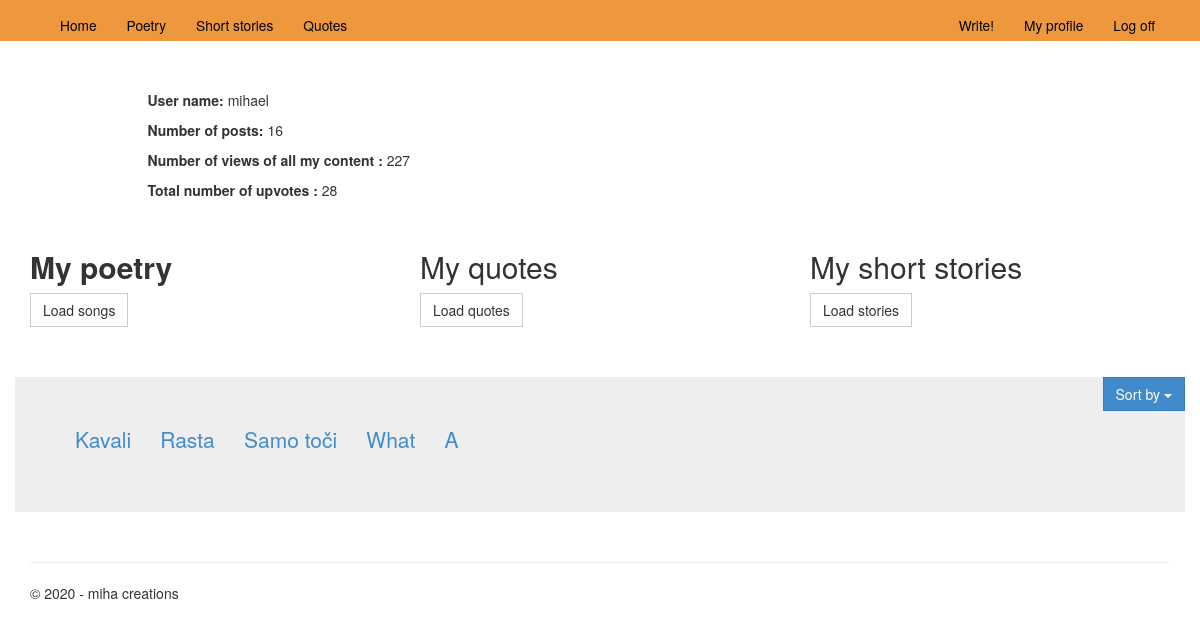
The app's page /myprofile (signed in) with its own data.
### app/models.py (models this page shows)
class ArtPublish(models.Model):
    author_id = models.ForeignKey(User, on_delete=models.CASCADE) #do I want to remove profile i.e. art when deleting user (?!)
    date = models.DateTimeField()
    views = models.BigIntegerField()
    upvotes = models.BigIntegerField()
    text = models.TextField()
    genre = models.CharField(max_length = 30)
    title = models.CharField(max_length = 100)

### app/views.py (the view)
# urls.py: url(r'^myprofile$', app.views.myprofile, name='myprofile'),
def myprofile(request):
    assert isinstance(request, HttpRequest)
    username = request.user
    try:
        print ("Attempt")
        profile_pic = UserDetails.objects.all().filter(user = username).defer("profile_pic")[0].profile_pic
    except:
        print("We did not made it")
        profile_pic = None
    songs = ArtPublish.objects.all().filter(author_id = username, genre = 'Poetry').defer("id", "title")
    numOfPosts = ArtPublish.objects.all().filter(author_id = username).count()
    numOfPosts += QuotePublish.objects.all().filter(author_id = username).count()
    numOfViews = x(ArtPublish.objects.all().filter(author_id = username).aggregate(Sum('views'))['views__sum'])
    numOfViews += x(QuotePublish.objects.all().filter(author_id = username).aggregate(Sum('views'))['views__sum'])
    numOfUpvotes = x(ArtPublish.objects.all().filter(author_id = username).aggregate(Sum('upvotes'))['upvotes__sum'])
    numOfUpvotes += x(QuotePublish.objects.all().filter(author_id = username).aggregate(Sum('upvotes'))['upvotes__sum'])
    return render(
        request,
        'app/profile.html', #add
        {
            'title':'Personal Page',
            'year':datetime.now().year,
            'username':username,
            'songs' : songs,
            'numOfPosts' : numOfPosts,
            'numOfViews': numOfViews,
            'numOfUpvotes': numOfUpvotes,
            'profile_pic': profile_pic
        }
    )

### app/views.py (called while the page is built)
def x(input):
    return 0 if input is None else input

### app/templates/app/profile.html (shortened to what this page needs)
﻿{% extends "app/layout.html" %}
{% load static %}
{% block content %}
<br />
<div class="row">
    <div class="col-md-1">
    </div>
    <div class="col-md-4">
        <div class="shiftRight">
             <p> <b> User name: </b> {{username}}</p>
             <p> <b> Number of posts: </b> {{numOfPosts}} </p>
             <p> <b> Number of views of all my content : </b> {{numOfViews}} </p>
             <p> <b> Total number of upvotes : </b> {{numOfUpvotes}} </p>
        </div>
    </div>
    <div class="col-md-4">
    </div>
</div>
<br />
<div class="row">
    <div class="col-md-4">
        <h2 class="text1 bold"> My poetry</h2>
        <p><a class="btn btn-default b1" onclick="loadData('poetry')"> Load songs </a></p>
    </div>
    <div class="col-md-4">
        <h2 class="text2"> My quotes</h2>
        <p><a class="btn btn-default b2" onclick="loadData('quotes')" > Load quotes </a></p>
    </div>
    <div class="col-md-4">
        <h2 class="text3"> My short stories</h2>
         <p><a class="btn btn-default b3" onclick="loadData('stories')" > Load stories </a></p>
    </div>
</div>
<br />
<br />
<div class="row">
     <div class="dropdown pull-right">
        <button class="btn btn-primary dropdown-toggle" type="button"  data-toggle="dropdown">Sort by
        <span class="caret"></span></button>
    </div>
   <div class="jumbotron">
        <p id ="links">
            {% for song in songs %}
             <a href="/look/poetry/{{song.id}}"> {{song.title}} </a> &nbsp; &nbsp;
            {% endfor %}
       </p>
    </div>
</div>
{% endblock %}

### app/static/app/content/site.css (style rules this page uses)
.shiftRight { margin-left: 20px; }
a { white-space: nowrap; }
.bold { font-weight: bold; }
* { border-radius: 0 !important; }

### records on screen
ArtPublish: title "Kavali"
ArtPublish: title "Rasta"
ArtPublish: title "Samo toči"
ArtPublish: title "What"
ArtPublish: title "A"

### other values on screen
{{ username }} "mihael"
{{ numOfPosts }} "16"
{{ numOfViews }} "227"
{{ numOfUpvotes }} "28"
